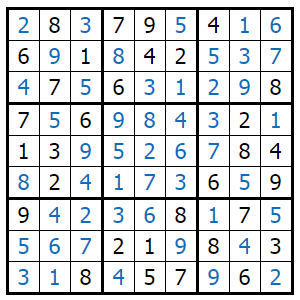
#> input picture all/chapter_03/images/sudoku.png, 300 x 300 px
$ python Number_18.py
#> lines starting #> are read from the running program, lines starting #| are printed output that depends on the picture
"""
    Gradients and Edge Detection

    Laplacian Derivatives:
        The Laplacian operator calculates the second derivative of the pixel intensity function to
        determine the edges in the image. The Laplacian operator calculates the gradients based on
        the following equation:

            Laplacian(f) = \frac{\partial^2f}{\partial x^2} + \frac{\partial^2f}{\partial y^2}
"""

# Laplacian derivative

from cv2 import (imread, imshow, waitKey, cvtColor, COLOR_BGR2GRAY, bilateralFilter, Laplacian, CV_64F)
from numpy import uint8, absolute


# Loading, converting to grayscale and blurring
original_image = imread("images/sudoku.png")
#> original_image is the input picture: shape (300, 300, 3); mean B, G, R 218.4, 215.8, 213
grayscale_image = cvtColor(original_image, COLOR_BGR2GRAY)
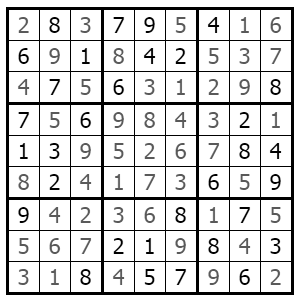
#> grayscale_image: shape (300, 300); min 0, max 255, mean 215.2
blurred_image = bilateralFilter(grayscale_image, 5, 50, 50)
imshow("Blurred Image", blurred_image)


# Applying laplace function
laplace = Laplacian(blurred_image, CV_64F)
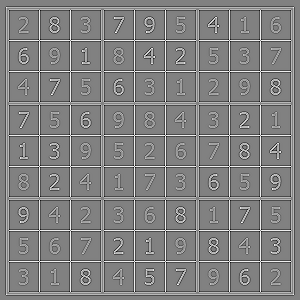
#> laplace: shape (300, 300) float64; min -595, max 580, mean 0; drawn with min black and max white
laplace = uint8(absolute(laplace))
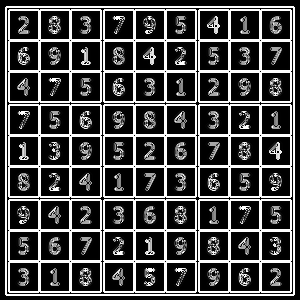
#> laplace: shape (300, 300); min 0, max 255, mean 68.2
imshow("Laplacian Edges", laplace)
waitKey(0)
